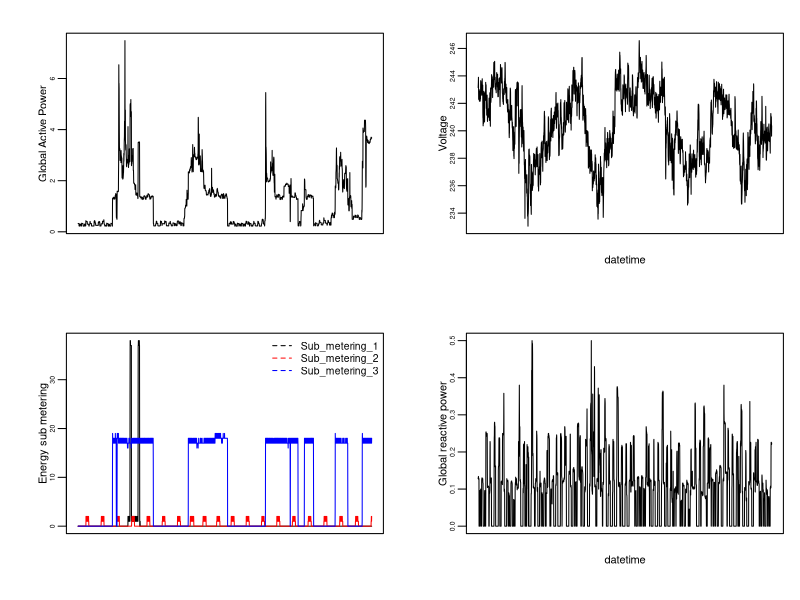

Source code (R):
#NOTE: data has been subsetted in order to save space in computer memory
#subset file has also been uploaded to the github repository

data<-read.csv("subset_household_data.csv", header=TRUE, stringsAsFactors = FALSE)
png(file="Plot4.png",width=480,height=480)
par(mfrow = c(2,2),  mar = c(4, 4, 2, 1), mgp = c(1, 0.5, 0))
plot(data[,3], type = "l", ylab = "Global Active Power", xaxt="n", xlab="", cex.axis = 0.5, cex.lab = 0.8)
plot(data[,5], type = "l", ylab = "Voltage", xaxt="n", xlab="datetime", cex.axis = 0.5, cex.lab = 0.8)
plot(data[,7], type = "l", ylab = "Energy sub metering", xaxt="n", xlab="", cex.axis = 0.5, cex.lab = 0.8)
lines(data[,8], type = "l", col = "red")
lines(data[,9], type = "l", col = "blue")
legend("topright", legend = names(data[7:9]), lty=2, col = c("black","red","blue"), bty='n', cex=.75)
plot(data[,4], type = "l", ylab = "Global reactive power", xaxt="n", xlab="datetime", cex.axis = 0.5, cex.lab = 0.8)
dev.off()
